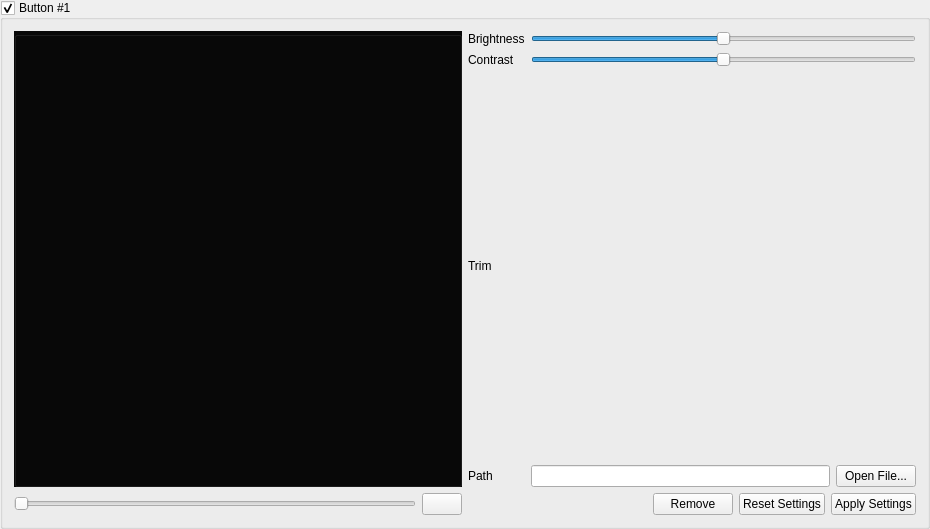
<?xml version="1.0" encoding="UTF-8"?>
<ui version="4.0">
 <class>Button_GroupBox</class>
 <widget class="QGroupBox" name="Button_GroupBox">
  <property name="enabled">
   <bool>true</bool>
  </property>
  <property name="geometry">
   <rect>
    <x>0</x>
    <y>0</y>
    <width>930</width>
    <height>529</height>
   </rect>
  </property>
  <property name="minimumSize">
   <size>
    <width>600</width>
    <height>500</height>
   </size>
  </property>
  <property name="windowTitle">
   <string>GroupBox</string>
  </property>
  <property name="title">
   <string>Button #1</string>
  </property>
  <property name="flat">
   <bool>false</bool>
  </property>
  <property name="checkable">
   <bool>true</bool>
  </property>
  <property name="checked">
   <bool>true</bool>
  </property>
  <layout class="QGridLayout" name="gridLayout">
   <item row="0" column="0">
    <widget class="QGroupBox" name="video_groupBox">
     <property name="enabled">
      <bool>false</bool>
     </property>
     <property name="sizePolicy">
      <sizepolicy hsizetype="Minimum" vsizetype="Preferred">
       <horstretch>0</horstretch>
       <verstretch>0</verstretch>
      </sizepolicy>
     </property>
     <property name="minimumSize">
      <size>
       <width>0</width>
       <height>300</height>
      </size>
     </property>
     <property name="mouseTracking">
      <bool>true</bool>
     </property>
     <property name="styleSheet">
      <string notr="true">background-color: rgb(8, 8, 8);</string>
     </property>
     <property name="flat">
      <bool>false</bool>
     </property>
    </widget>
   </item>
   <item row="1" column="0">
    <layout class="QHBoxLayout" name="horizontalLayout_3" stretch="0,0">
     <item>
      <widget class="QSlider" name="seeker_slider">
       <property name="sizePolicy">
        <sizepolicy hsizetype="Expanding" vsizetype="Preferred">
         <horstretch>0</horstretch>
         <verstretch>0</verstretch>
        </sizepolicy>
       </property>
       <property name="orientation">
        <enum>Qt::Horizontal</enum>
       </property>
      </widget>
     </item>
     <item>
      <widget class="QPushButton" name="pause_pushButton">
       <property name="text">
        <string/>
       </property>
       <property name="icon">
        <iconset resource="Resources.qrc">
         <normaloff>:/icons/icons/pause.png</normaloff>:/icons/icons/pause.png</iconset>
       </property>
      </widget>
     </item>
    </layout>
   </item>
   <item row="0" column="1">
    <layout class="QGridLayout" name="gridLayout_2">
     <item row="3" column="2">
      <widget class="QPushButton" name="openFile_pushButton">
       <property name="text">
        <string>Open File...</string>
       </property>
      </widget>
     </item>
     <item row="3" column="1">
      <widget class="QLineEdit" name="path_lineEdit"/>
     </item>
     <item row="1" column="0">
      <widget class="QLabel" name="constrast_label">
       <property name="text">
        <string>Contrast</string>
       </property>
      </widget>
     </item>
     <item row="1" column="1" colspan="2">
      <widget class="QSlider" name="contrast_slider">
       <property name="minimum">
        <number>-100</number>
       </property>
       <property name="maximum">
        <number>100</number>
       </property>
       <property name="orientation">
        <enum>Qt::Horizontal</enum>
       </property>
      </widget>
     </item>
     <item row="0" column="1" colspan="2">
      <widget class="QSlider" name="brightness_slider">
       <property name="minimum">
        <number>-100</number>
       </property>
       <property name="maximum">
        <number>100</number>
       </property>
       <property name="value">
        <number>0</number>
       </property>
       <property name="sliderPosition">
        <number>0</number>
       </property>
       <property name="tracking">
        <bool>true</bool>
       </property>
       <property name="orientation">
        <enum>Qt::Horizontal</enum>
       </property>
      </widget>
     </item>
     <item row="3" column="0">
      <widget class="QLabel" name="path_label">
       <property name="text">
        <string>Path</string>
       </property>
      </widget>
     </item>
     <item row="0" column="0">
      <widget class="QLabel" name="brightness_label">
       <property name="text">
        <string>Brightness</string>
       </property>
      </widget>
     </item>
     <item row="2" column="0">
      <widget class="QLabel" name="trim_label">
       <property name="text">
        <string>Trim</string>
       </property>
      </widget>
     </item>
     <item row="2" column="1" colspan="2">
      <layout class="QHBoxLayout" name="trim_layout"/>
     </item>
    </layout>
   </item>
   <item row="1" column="1">
    <layout class="QHBoxLayout" name="footer_hbox">
     <item>
      <spacer name="footer_spacer">
       <property name="orientation">
        <enum>Qt::Horizontal</enum>
       </property>
       <property name="sizeHint" stdset="0">
        <size>
         <width>50</width>
         <height>20</height>
        </size>
       </property>
      </spacer>
     </item>
     <item>
      <widget class="QPushButton" name="remove_pushButton">
       <property name="text">
        <string>Remove</string>
       </property>
      </widget>
     </item>
     <item>
      <widget class="QPushButton" name="reset_pushButton">
       <property name="text">
        <string>Reset Settings</string>
       </property>
      </widget>
     </item>
     <item>
      <widget class="QPushButton" name="apply_pushButton">
       <property name="text">
        <string>Apply Settings</string>
       </property>
      </widget>
     </item>
    </layout>
   </item>
  </layout>
 </widget>
 <resources>
  <include location="Resources.qrc"/>
 </resources>
 <connections/>
</ui>
